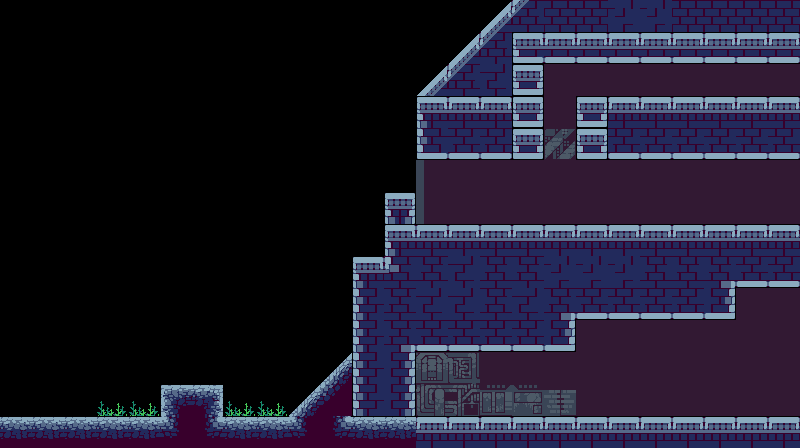

This game map was drawn from its Tiled (.tmx) file and the tilesets committed beside it. A one-line description and the full map source follow:
An orthogonal 25x14 tile map with 32x32 px tiles, 1 tile layer (Camada de Blocos 1), 2 tilesets.

<map version="1.10" tiledversion="1.10.2" orientation="orthogonal" renderorder="right-down" width="25" height="14" tilewidth="32" tileheight="32" infinite="0" nextlayerid="2" nextobjectid="1">
 <tileset firstgid="1" source="Outside.tsx" />
 <tileset firstgid="82" source="Power Station.tsx" />
 <layer id="1" name="Camada de Blocos 1" width="25" height="14">
  <data encoding="csv">
0,0,0,0,0,0,0,0,0,0,0,0,0,0,0,114,122,118,118,126,126,118,118,118,118,
0,0,0,0,0,0,0,0,0,0,0,0,0,0,114,122,106,107,107,107,107,107,107,107,107,
0,0,0,0,0,0,0,0,0,0,0,0,0,114,122,119,109,130,130,130,130,130,130,130,130,
0,0,0,0,0,0,0,0,0,0,0,0,0,82,83,83,109,130,109,83,83,83,83,83,83,
0,0,0,0,0,0,0,0,0,0,0,0,0,98,99,99,109,137,109,99,99,99,99,99,99,
0,0,0,0,0,0,0,0,0,0,0,0,0,50,130,130,130,130,130,130,130,130,130,130,130,
0,0,0,0,0,0,0,0,0,0,0,0,85,50,130,130,130,130,130,130,130,130,130,130,130,
0,0,0,0,0,0,0,0,0,0,0,0,82,83,83,83,83,83,83,83,83,83,83,83,83,
0,0,0,0,0,0,0,0,0,0,0,82,95,91,119,91,91,126,126,126,91,91,86,99,99,
0,0,0,0,0,0,0,0,0,0,0,90,91,119,119,91,119,86,99,99,99,99,100,130,130,
0,0,0,0,0,0,0,0,0,0,0,90,86,99,99,99,99,100,130,130,130,130,130,130,130,
0,0,0,0,0,0,0,0,0,0,33,90,92,141,134,130,130,130,130,130,130,130,130,130,130,
0,0,0,35,35,1,4,5,5,33,42,90,92,138,139,133,131,132,130,130,130,130,130,130,130,
2,2,2,2,2,38,37,2,2,38,37,2,2,83,83,83,83,83,83,83,83,83,83,83,83
</data>
 </layer>
</map>
